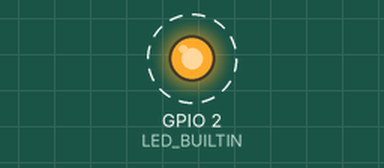
Bench run of a sketch on a simulated ESP32. On the bench: output pins drawn as LEDs (lit = HIGH). Dashed ring = blinking. What the sketch prints to the serial monitor is not drawn.

Above: at 0.5 s.
Timing chart, 0 to 4.6 s (numbered marks = the images above):
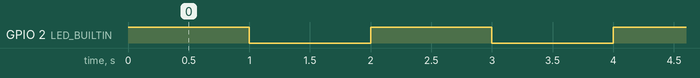

The sketch:

blink.ino
```cpp
#define LED_BUILTIN 2

// the setup function runs once when you press reset or power the board
void setup() {
  // initialize digital pin LED_BUILTIN as an output.
  pinMode(LED_BUILTIN, OUTPUT);
  Serial.begin(115200);
}

// the loop function runs over and over again forever
void loop() {
  digitalWrite(LED_BUILTIN, HIGH);  // turn the LED on (HIGH is the voltage level)
  Serial.println("+");
  delay(1000);                      // wait for a second
  digitalWrite(LED_BUILTIN, LOW);   // turn the LED off by making the voltage LOW
  Serial.println("-");
  delay(1000);                      // wait for a second
}
```

Measured:
- by itself, GPIO 2 (LED_BUILTIN): alternates HIGH for 1.0 s and LOW for 1.0 s
